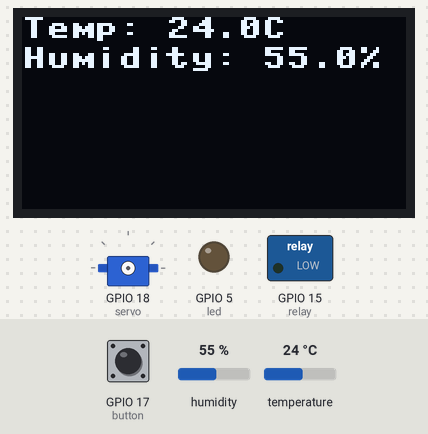
Bench run of a program on a simulated ESP32 board running MicroPython. On the bench: 128×64 one-colour display, servo, switched loads named in the program (green lamp = pin HIGH), output pins drawn as LEDs (lit = HIGH). The test bench sets the inputs (shaded band); at power-on: temperature 24 °C, GPIO 17 (button) LOW, humidity 55 %. Servo angles are drawn from the pulse width (0.5 ms = 0°, 2.5 ms = 180°).

Above: at 1.2 s.
1.3 s: temperature set to 20.4 °C
At 2.7 s:
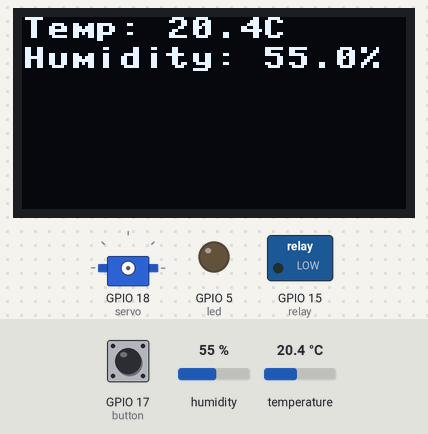
4.0 s: temperature set to 19.1 °C
At 4.7 s:
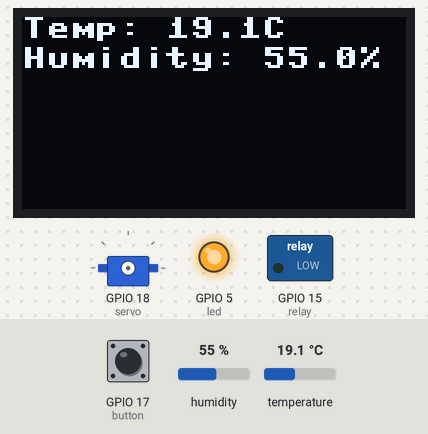
6.7 s: GPIO 17 (button) pulled HIGH for 2.4 s
At 8.8 s:
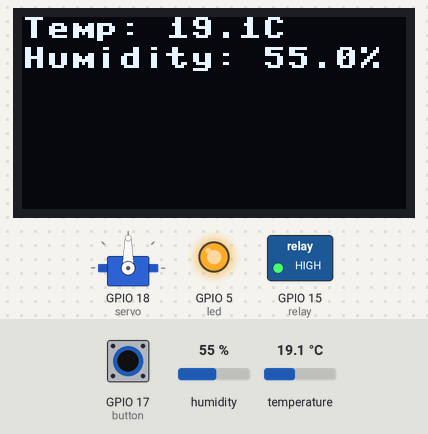
14.7 s: temperature set to 28 °C
At 15.9 s:
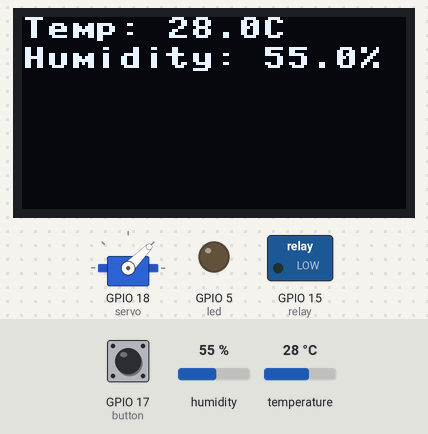
17.4 s: GPIO 17 (button) pulled HIGH for 2.4 s
At 20.0 s:
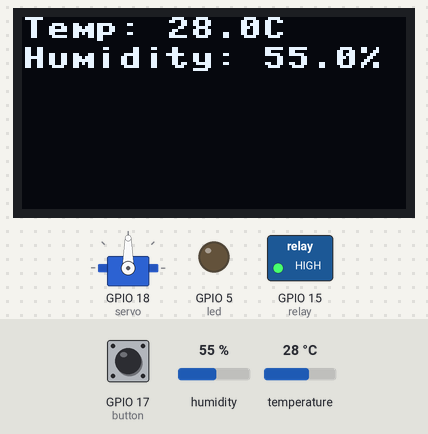
25.9 s: humidity set to 22 %
At 27.1 s:
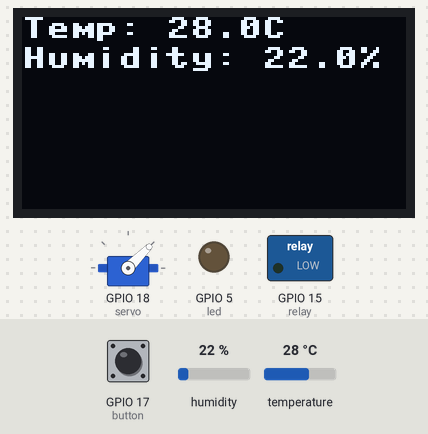
Timing chart, 0 to 28.9 s (numbered marks = the images above; inputs shaded):
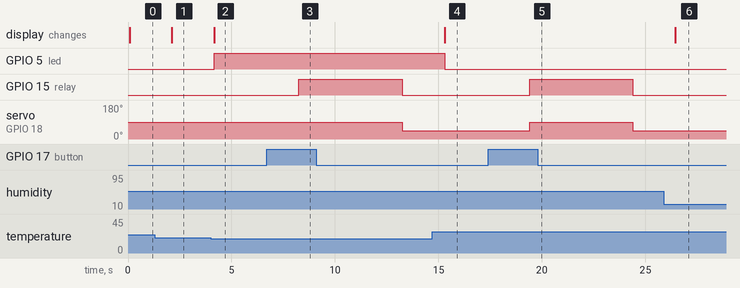

The program:

Intelligent_Thermostat.py
```python
#Bu devre için Esp32 nin içine ssd1306 kütüphanesi eklenmelidir#
#Ilgili kütüphaneye "https://randomnerdtutorials.com/micropython-oled-display-esp32-esp8266/" linkinden ulaşabilirsin.#

from machine import Pin, I2C, PWM
import ssd1306
import time
import dht

# DHT22 Sensörü Ayarları
dht_pin = Pin(4)
sensor = dht.DHT22(dht_pin)

# OLED Ekran Ayarları
i2c = I2C(scl=Pin(22), sda=Pin(21))
oled_width = 128
oled_height = 64
oled = ssd1306.SSD1306_I2C(oled_width, oled_height, i2c)

# Servo Motor Ayarları
servo = PWM(Pin(18), freq=50)

def set_servo_angle(angle):
    duty = int((angle / 180) * 1023 / 20 + 51.5)
    servo.duty(duty)

# Röle Ayarları
relay = Pin(15, Pin.OUT)

# LED Ayarları
led = Pin(5, Pin.OUT)

# Buton Ayarları
button = Pin(17, Pin.IN, Pin.PULL_DOWN)

# Servo motoru kontrol eden fonksiyon (röle üzerinden güç sağlanıyor)
def control_servo(state):
    if state:
        relay.value(1)  # Röleyi aç (servo motoru çalıştır)
        set_servo_angle(90)  # Servo motoru 90 dereceye ayarla
    else:
        relay.value(0)  # Röleyi kapat (servo motoru durdur)
        set_servo_angle(0)  # Servo motoru 0 dereceye ayarla

# Ana döngü
while True:
    try:
        sensor.measure()
        temp = sensor.temperature()
        hum = sensor.humidity()

        # OLED Ekranda sıcaklık ve nemi göster
        oled.fill(0)
        oled.text('Temp: {:.1f}C'.format(temp), 0, 0)
        oled.text('Humidity: {:.1f}%'.format(hum), 0, 10)
        oled.show()

        # Sıcaklık belirli bir seviyenin altına düştüğünde LED'i yak
        if temp < 20:  # Sıcaklık eşiği
            led.value(1)  # LED'i yak
        else:
            led.value(0)  # LED'i söndür

        # Butona basıldığında servo motorunu kontrol et
        if button.value() == 1:
            control_servo(True)
            time.sleep(5)  # Servo motoru 5 saniye çalıştır
            control_servo(False)

        time.sleep(2)  # Ölçümleri her 2 saniyede bir yap
    except OSError as e:
        print('Sensor Reading Failed')
```

Measured:
- the behaviour switches between 20 and 19.9 °C on temperature (found by bisection; images 1 and 2)
- after the input at 1.3 s, the display: changes after 0.82 s (image 1)
- after the input at 4.0 s, GPIO 5 (led): LOW → HIGH after 0.17 s; the display: changes after 0.17 s (image 2)
- after the input at 6.7 s, GPIO 15 (relay): LOW → HIGH after 1.6 s, → LOW 5.0 s later; servo on GPIO 18 (servo): 90° → 45° after 6.6 s
- after the input at 14.7 s, GPIO 5 (led): HIGH → LOW after 0.61 s; the display: changes after 0.61 s (image 4)
- after the input at 17.4 s, GPIO 15 (relay): LOW → HIGH after 2.0 s, → LOW 5.0 s later; servo on GPIO 18 (servo): 45° → 90° after 2.0 s, → 45° 5.0 s later
- after the input at 25.9 s, the display: changes after 0.55 s (image 6)
